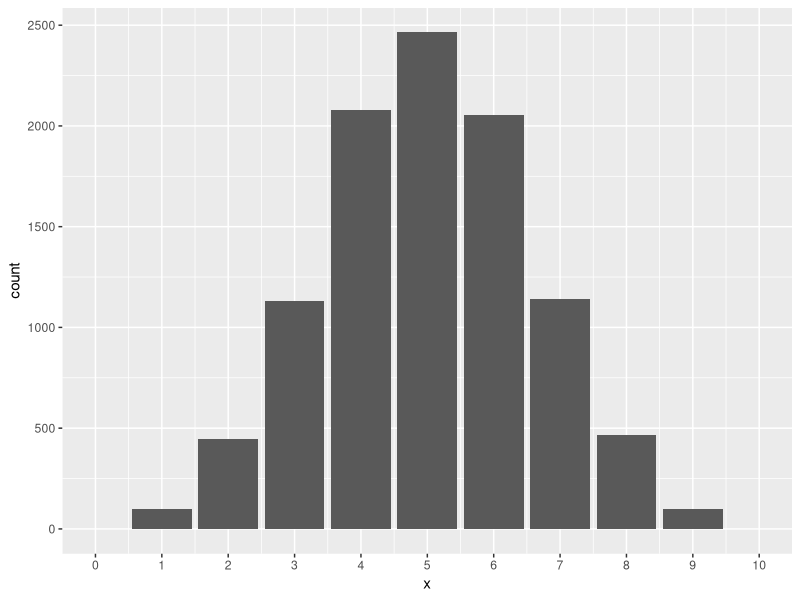
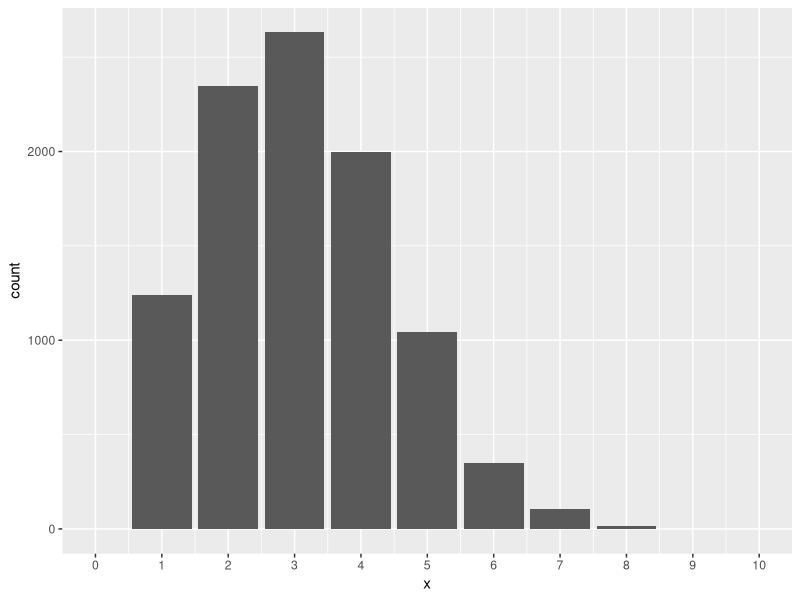
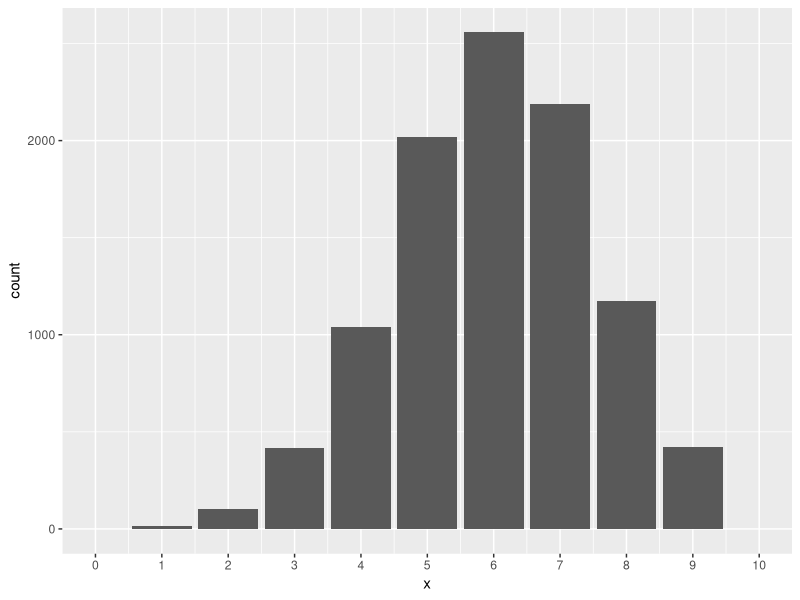
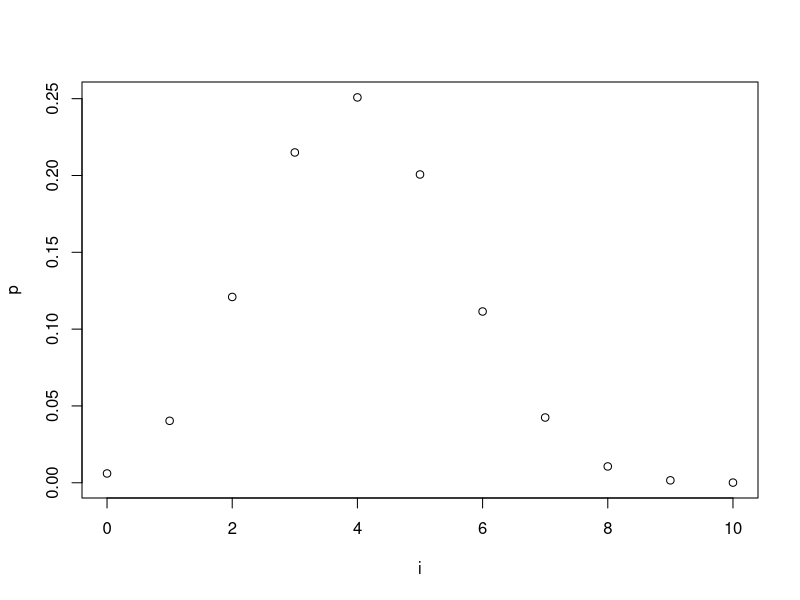

Reproduce these figures in R, in order.
## ---- chunk 1
#| label: fig-5_1
#| fig-cap: "二项分布的概率质量函数"
#| fig-subcap:
#|   - $(10, 0.5)$
#|   - $(10, 0.3)$
#|   - $(10, 0.6)$ 
#| layout-ncol: 2
#| warning: false

library(ggplot2)

n <- 10
p <- 0.5 

random_numbers <- rbinom(n = 10000, size = n, prob = p)
df <- data.frame(x = random_numbers)
ggplot(df, aes(x = x)) +  
    geom_bar() +
    scale_x_continuous(breaks = seq(0,10,1), limits = c(0, 10))

p <- 0.3
random_numbers <- rbinom(n = 10000, size = n, prob = p)
df <- data.frame(x = random_numbers)
ggplot(df, aes(x = x)) +  
    geom_bar() +
    scale_x_continuous(breaks = seq(0,10,1), limits = c(0, 10))

p <- 0.6
random_numbers <- rbinom(n = 10000, size = n, prob = p)
df <- data.frame(x = random_numbers)
ggplot(df, aes(x = x)) +  
    geom_bar() + 
    scale_x_continuous(breaks = seq(0,10,1), limits = c(0, 10))
## ---- chunk 2
dbinom(70, 100, 0.75)
## ---- chunk 3
1 - pbinom(79, 100, 0.75)
## ---- chunk 4
i <- seq(0, 10, 1)  #<1>
p <- dbinom(i, 10, 0.4) #<2>
plot(i, p) #<3>
